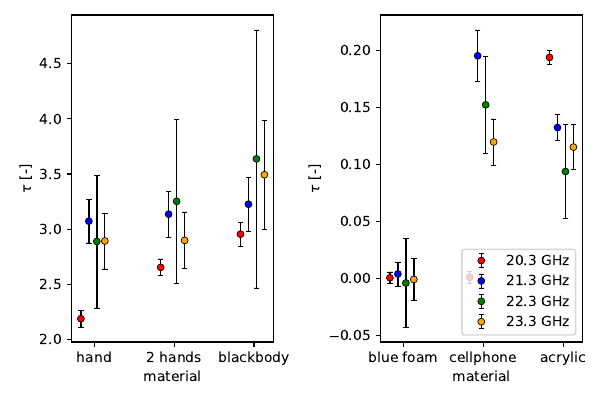

The Python source for this figure:
import numpy as np
import csv
import pandas as pd
import matplotlib.pyplot as plt
from math import log10, floor

def tau_mat(T_m, T_in, T_out):
    return np.log((T_m - T_in) / (T_m - T_out))

def tau_mat_err(T_m,T_in,T_out,T_m_err,T_in_err,T_out_err):
    k = (T_m-T_out)/(T_m-T_in)
    a = k*(1/(T_m-T_out)-(T_m-T_in)/(T_m-T_out)**2)*T_m_err
    b = k* 1/(T_m-T_out)*T_in_err
    c = k*(T_m-T_in)/(T_m-T_out)**2*T_out_err
    return np.sqrt(a**2+b**2+c**2)

def trans(tau):
    return np.e**(-tau)

def trans_err(tau,tau_err):
    return np.e**(-tau)*tau_err

def open_T_in(file):
    T=np.zeros(4)
    T[0]=file.T_20[9]
    T[1]=file.T_21[9]
    T[2]=file.T_22[9]
    T[3]=file.T_23[9]
    return T

def open_T_in_err(file):
    T=np.zeros(4)
    T[0]=file.T_20_err[9]
    T[1]=file.T_21_err[9]
    T[2]=file.T_22_err[9]
    T[3]=file.T_23_err[9]
    return T

def open_T_out(file):
    T=np.zeros((6,4))
    for i in np.arange(6):
        T[i][0]= file.T16[i]
        T[i][1]= file.T17[i]
        T[i][2]= file.T18[i]
        T[i][3]= file.T19[i]
    return T
      
def open_T_out_err(file):
    T=np.zeros((6,4))
    for i in np.arange(6):
        T[i][0]= file.T16err[i]
        T[i][1]= file.T17err[i]
        T[i][2]= file.T18err[i]
        T[i][3]= file.T19err[i]
    return T


def sign(x): 
    if x >= 1:
        return 2
    else: 
        return -(int(floor(log10(abs(x)))))+1
def emis(T_out,T_in,T_m,t):
    return ((T_out+273.15)-t*(T_in+273.15))/(T_m+273.15)

def emis_err(T_out,T_out_err,t,t_err,T_in,T_in_err,T_m,T_m_err):
    T_out=T_out+273.15
    T_in=T_in+273.15
    T_m = T_m+273.15
    k1 = 1/T_m*T_out_err
    k2 = T_in/T_m*t_err
    k3 = t/T_m*T_in_err
    k4 = (T_out-t*T_in)/T_m**2*T_m_err
    return np.sqrt(k1**2+k2**2+k3**2+k4**2)
  

tau = np.zeros((6,4))
tau_err = np.zeros((6,4))
t = np.zeros((6,4))
t_err = np.zeros((6,4))
e = np.zeros((6,4))
e_err = np.zeros((6,4))


T_in = open_T_in(pd.read_csv(r'sky_temp.csv'))
T_in_err = open_T_in_err(pd.read_csv(r'sky_temp.csv'))
T_out = open_T_out(pd.read_csv(r'materials.csv'))
T_out_err = open_T_out_err(pd.read_csv(r'materials.csv'))
T_mat = np.array([36,36,16,16,16,16])
T_mat_err = np.array([1,1,1,1,1,1])

material = ["hand", "2 hands", "blackbody", "blue foam", "cellphone", "acrylic"]

for k in np.arange(6):
    for j in np.arange(4):
        tau[k][j] = tau_mat(T_mat[k],T_in[j],T_out[k][j])

for k in np.arange(6):
    for j in np.arange(4):
        tau_err[k][j] = tau_mat_err(T_mat[k],T_in[j],T_out[k][j],T_mat_err[k],T_in_err[j],T_out_err[k][j])

for k in np.arange(6):
    for j in np.arange(4):
        t[k][j] = trans(tau[k][j])

for k in np.arange(6):
    for j in np.arange(4):
        t_err[k][j] = trans_err(tau[k][j],tau_err[k][j])

e = np.ones((6,4))-t
e_err=t_err

print(e)
print(e_err)

fig, (ax0, ax1) = plt.subplots(ncols=2)
for directory, freq, c in zip(["16GHZ", "17GHZ", "18GHZ", "19GHZ"], np.arange(16.55+3.75, 23.75, 1), ['red', 'blue', 'green', 'orange']):
    
    ax0.errorbar(0+freq/10, tau[0][int(freq-20.3)], yerr=tau_err[0][int(freq-20.3)], color=c, label=f"{freq} GHz", fmt='o', markeredgecolor ="black",ecolor='black', capthick=2,capsize=2, elinewidth=1, markeredgewidth=0.5,   ms=5)
    ax0.errorbar(1+freq/10, tau[1][int(freq-20.3)], yerr=tau_err[1][int(freq-20.3)], color=c, fmt='o', markeredgecolor ="black",ecolor='black', capthick=2 ,capsize=2, elinewidth=1, markeredgewidth=0.5,   ms=5)
    ax0.errorbar(2+freq/10, tau[2][int(freq-20.3)], yerr=tau_err[2][int(freq-20.3)], color=c, fmt='o', markeredgecolor ="black",ecolor='black', capthick=2 ,capsize=2, elinewidth=1, markeredgewidth=0.5,   ms=5)
    ax1.errorbar(0+freq/10, tau[3][int(freq-20.3)], yerr=tau_err[3][int(freq-20.3)], color=c, label=f"{freq} GHz", fmt='o', markeredgecolor ="black",ecolor='black', capthick=2 ,capsize=2, elinewidth=1, markeredgewidth=0.5,   ms=5)
    ax1.errorbar(1+freq/10, tau[4][int(freq-20.3)], yerr=tau_err[4][int(freq-20.3)], color=c, fmt='o', markeredgecolor ="black",ecolor='black', capthick=2 ,capsize=2, elinewidth=1, markeredgewidth=0.5,   ms=5)
    ax1.errorbar(2+freq/10, tau[5][int(freq-20.3)], yerr=tau_err[5][int(freq-20.3)], color=c, fmt='o', markeredgecolor ="black",ecolor='black', capthick=2 ,capsize=2, elinewidth=1, markeredgewidth=0.5,   ms=5)
ax0.set_xticks(np.arange(3)+2.2)
ax0.set_xticklabels(["hand", "2 hands", "blackbody"])
ax1.set_xticks(np.arange(3)+2.2)
ax1.set_xticklabels(["blue foam", "cellphone", "acrylic"])
ax0.set_ylabel(r'$\tau$ [-]')
ax1.set_ylabel(r"$\tau$ [-]")
ax0.set_xlabel("material")
ax1.set_xlabel("material")
plt.legend()
plt.tight_layout()
plt.savefig("material_tau.pdf")
plt.show()

fig, (ax0, ax1) = plt.subplots(ncols=2)
for directory, freq, c in zip(["16GHZ", "17GHZ", "18GHZ", "19GHZ"], np.arange(16.55+3.75, 23.75, 1), ['red', 'blue', 'green', 'orange']):
    
    ax0.errorbar(0+freq/10, t[0][int(freq-20.3)], yerr=t_err[0][int(freq-20.3)], color=c, label=f"{freq} GHz", fmt='o', markeredgecolor ="black",ecolor='black', capthick=2,capsize=2, elinewidth=1, markeredgewidth=0.5,   ms=5)
    ax0.errorbar(1+freq/10, t[1][int(freq-20.3)], yerr=t_err[1][int(freq-20.3)], color=c, fmt='o', markeredgecolor ="black",ecolor='black', capthick=2 ,capsize=2, elinewidth=1, markeredgewidth=0.5,   ms=5)
    ax0.errorbar(2+freq/10, t[2][int(freq-20.3)], yerr=t_err[2][int(freq-20.3)], color=c, fmt='o', markeredgecolor ="black",ecolor='black', capthick=2 ,capsize=2, elinewidth=1, markeredgewidth=0.5,   ms=5)
    ax1.errorbar(0+freq/10, t[3][int(freq-20.3)], yerr=t_err[3][int(freq-20.3)], color=c, label=f"{freq} GHz", fmt='o', markeredgecolor ="black",ecolor='black', capthick=2 ,capsize=2, elinewidth=1, markeredgewidth=0.5,   ms=5)
    ax1.errorbar(1+freq/10, t[4][int(freq-20.3)], yerr=t_err[4][int(freq-20.3)], color=c, fmt='o', markeredgecolor ="black",ecolor='black', capthick=2 ,capsize=2, elinewidth=1, markeredgewidth=0.5,   ms=5)
    ax1.errorbar(2+freq/10, t[5][int(freq-20.3)], yerr=t_err[5][int(freq-20.3)], color=c, fmt='o', markeredgecolor ="black",ecolor='black', capthick=2 ,capsize=2, elinewidth=1, markeredgewidth=0.5,   ms=5)
ax0.set_xticks(np.arange(3)+2.2)
ax0.set_xticklabels(["hand", "2 hands", "blackbody"])
ax1.set_xticks(np.arange(3)+2.2)
ax1.set_xticklabels(["blue foam", "cellphone", "acrylic"])
ax0.set_ylabel(r"$t$ [-]")
ax1.set_ylabel(r"$t$ [-]")
ax0.set_xlabel("material")
ax1.set_xlabel("material")
plt.legend()
plt.tight_layout()
plt.savefig("material_transmittance.pdf")
plt.show()

fig, (ax0, ax1) = plt.subplots(ncols=2)

for directory, freq, c in zip(["16GHZ", "17GHZ", "18GHZ", "19GHZ"], np.arange(16.55+3.75, 23.75, 1), ['red', 'blue', 'green', 'orange']):
    
    ax0.errorbar(0+freq/10, e[0][int(freq-20.3)], yerr=e_err[0][int(freq-20.3)], color=c, label=f"{freq} GHz", fmt='o', markeredgecolor ="black",ecolor='black', capthick=2,capsize=2, elinewidth=1, markeredgewidth=0.5,   ms=5)
    ax0.errorbar(1+freq/10, e[1][int(freq-20.3)], yerr=e_err[1][int(freq-20.3)], color=c, fmt='o', markeredgecolor ="black",ecolor='black', capthick=2 ,capsize=2, elinewidth=1, markeredgewidth=0.5,   ms=5)
    ax0.errorbar(2+freq/10, e[2][int(freq-20.3)], yerr=e_err[2][int(freq-20.3)], color=c, fmt='o', markeredgecolor ="black",ecolor='black', capthick=2 ,capsize=2, elinewidth=1, markeredgewidth=0.5,   ms=5)
    ax1.errorbar(0+freq/10, e[3][int(freq-20.3)], yerr=e_err[3][int(freq-20.3)], color=c, label=f"{freq} GHz", fmt='o', markeredgecolor ="black",ecolor='black', capthick=2 ,capsize=2, elinewidth=1, markeredgewidth=0.5,   ms=5)
    ax1.errorbar(1+freq/10, e[4][int(freq-20.3)], yerr=e_err[4][int(freq-20.3)], color=c, fmt='o', markeredgecolor ="black",ecolor='black', capthick=2 ,capsize=2, elinewidth=1, markeredgewidth=0.5,   ms=5)
    ax1.errorbar(2+freq/10, e[5][int(freq-20.3)], yerr=e_err[5][int(freq-20.3)], color=c, fmt='o', markeredgecolor ="black",ecolor='black', capthick=2 ,capsize=2, elinewidth=1, markeredgewidth=0.5,   ms=5)
ax0.set_xticks(np.arange(3)+2.2)
ax0.set_xticklabels(["hand", "2 hands", "blackbody"])
ax1.set_xticks(np.arange(3)+2.2)
ax1.set_xticklabels(["blue foam", "cellphone", "acrylic"])
ax0.set_ylabel(r"$\epsilon$ [-]")
ax1.set_ylabel(r"$\epsilon$ [-]")
ax0.set_xlabel("material")
ax1.set_xlabel("material")
plt.legend()
plt.tight_layout()
plt.savefig("material_emissivity.pdf")
plt.show()


for k in np.arange(6):
    for j in np.arange(4):
        tau[k][j] = round(tau[k][j],sign(tau_err[k][j]))
        tau_err[k][j] = round(tau_err[k][j],sign(tau_err[k][j]))
        t[k][j] = round(t[k][j],sign(t_err[k][j]))
        t_err[k][j] = round(t_err[k][j],sign(t_err[k][j]))
        e[k][j] = round(e[k][j],sign(e_err[k][j]))
        e_err[k][j] = round(e_err[k][j],sign(e_err[k][j]))

with open('material_tau.csv','w', newline='') as csvfile:
    fieldnames = ['Material','tau16','tau16err','tau17','tau17err','tau18','tau18err','tau19','tau19err']
    writer = csv.DictWriter(csvfile, fieldnames=fieldnames)
    writer.writeheader()
    for i in np.arange(6):
        writer.writerow({'Material':material[i], 'tau16':tau[i][0],'tau16err':tau_err[i][0],'tau17':tau[i][1],'tau17err':tau_err[i][1],'tau18':tau[i][2],'tau18err':tau_err[i][2],'tau19':tau[i][3],'tau19err':tau_err[i][3]})

with open('material_t.csv','w', newline='') as csvfile:
    fieldnames = ['Material','t16','t16err','t17','t17err','t18','t18err','t19','t19err']
    writer = csv.DictWriter(csvfile, fieldnames=fieldnames)
    writer.writeheader()
    for i in np.arange(6):
        writer.writerow({'Material':material[i], 't16':t[i][0],'t16err':t_err[i][0],'t17':t[i][1],'t17err':t_err[i][1],'t18':t[i][2],'t18err':t_err[i][2],'t19':t[i][3],'t19err':t_err[i][3]})
        
with open('material_e.csv','w', newline='') as csvfile:
    fieldnames = ['Material','e16','e16err','e17','e17err','e18','e18err','e19','e19err']
    writer = csv.DictWriter(csvfile, fieldnames=fieldnames)
    writer.writeheader()
    for i in np.arange(6):
        writer.writerow({'Material':material[i], 'e16':e[i][0],'e16err':e_err[i][0],'e17':e[i][1],'e17err':e_err[i][1],'e18':e[i][2],'e18err':e_err[i][2],'e19':e[i][3],'e19err':e_err[i][3]})        
        

